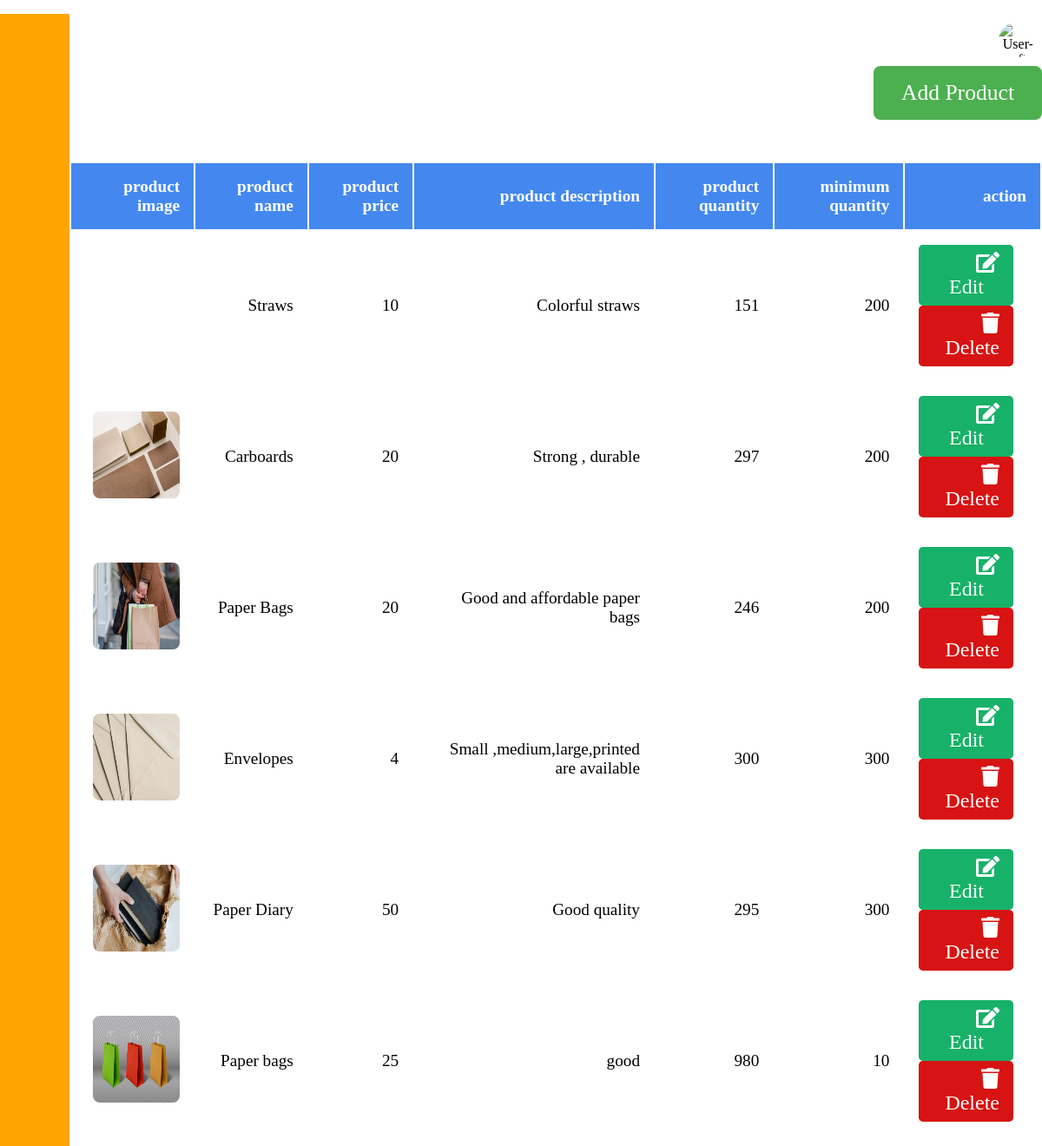
The app's page /productaddtrial.php (signed in) with its own data.
### tables this page shows
CREATE TABLE IF NOT EXISTS `product` (
  `p_id` int NOT NULL AUTO_INCREMENT,
  `product_name` varchar(30) NOT NULL,
  `product_qty` int NOT NULL,
  `amount` float NOT NULL,
  `image` varchar(150) DEFAULT NULL,
  `description` varchar(100) DEFAULT NULL,
  `min_qty` int NOT NULL,
  `added_to_home` enum('Yes','No') NOT NULL DEFAULT 'No',
  PRIMARY KEY (`p_id`)
);

### productaddtrial.php (the view, shortened to what this page needs)
<!DOCTYPE html>
<html>
    <head>
        <link rel="stylesheet" href="productaddtrial.css">
    </head>
    <body>
        <div class="container">
            <div class="navigation active">
                <ul>
                    <li>
                        <a href="#">
                            <span class="icon">
                            </span>
                            <span class="title">Paperic</span>
                        </a>
                    </li>
                    <li>
                        <a href="admin.php">
                            <span class="icon">
                            </span>
                            <span class="title">Dashboard</span>
                        </a>
                    </li>
                    <li>
                        <a href="customers.php">
                            <span class="icon">
                            </span>
                            <span class="title">Customer</span>
                        </a>
                    </li>
                    <li>
                        <a href="#">
                            <span class="icon">
                            </span>
                            <span class="title">Products</span>
                        </a>
                    </li>
                    <li>
                        <a href="addproducttohome.php">
                            <span class="icon">
                            </span>
                            <span class="title">Help</span>
                        </a>
                    </li>
                    <li>
                    <a href="myprofile.php">
                            <span class="icon">
                            </span>
                            <span class="title">Profile</span>
                        </a>
                    </li>
                    <li>
                        <a href="productrestock.php">
                            <span class="icon">
                            </span>
                            <span class="title">Product Restock</span>
                        </a>
                    </li>
                    <li>
    <a href="#" onclick="confirmSignOut()">
        <span class="icon">
        </span>
        <span class="title">Sign Out</span>
    </a>
</li>
                </ul>
            </div>
            <div class="main active">
    <div class="topbar">
        <div class="toggle">
        </div>
        <div class="user">
            <?php
            $conn = mysqli_connect("localhost", "root", "", "Paperic");
            if (isset($_SESSION['customer_id'])) {
                $c_id = $_SESSION['customer_id'];
                $retrieve_user_query = "SELECT * FROM Customer WHERE c_id = $c_id";
                $result = mysqli_query($conn, $retrieve_user_query);
                if (mysqli_num_rows($result) == 1) {
                    $row = mysqli_fetch_assoc($result);
                    $profile_image = $row['profile_image'];
                    $image_source = $profile_image ? 'Profileimages/' . $profile_image : 'https://img.freepik.com/free-vector/man-profile-account-picture_24908-81754.jpg?t=st=1710678805~exp=1710682405~hmac=2ce8bd7c92f6bec41a586cc89b0ed0284e423c367e9d54eb444bada809536cf8&w=740';
                    echo '<img src="' . $image_source . '" class="img-radius" alt="User-Profile-Image">';
                } else {
                    echo '<div>User not found.</div>';
                }
            } else {
                echo '<div>User ID not set in session.</div>';
            }
            ?>
        </div>
    </div>
<!DOCTYPE html>
<html lang="en">
<head>
   <link rel="stylesheet" href="https://cdnjs.cloudflare.com/ajax/libs/font-awesome/5.15.4/css/all.min.css">
</head>
<body>
<button id="popupButton" class="btn">Add Product</button>
</body>
</html>
<?php
$servername = "localhost";
$username_db = "root";
$password_db = "";
$dbname = "paperic";
$conn = new mysqli($servername, $username_db, $password_db, $dbname);
?>
<!DOCTYPE html>
<html lang="en">
<head>
   <link rel="stylesheet" href="https://cdnjs.cloudflare.com/ajax/libs/font-awesome/5.15.4/css/all.min.css">
</head>
<body>
   <?php
   $select = mysqli_query($conn, "SELECT * FROM Product");
   ?>
   <div class="product-display">
      <table class="product-display-table">
         <thead>
         <tr>
            <th>product image</th>
            <th>product name</th>
            <th>product price</th>
            <th>product description</th>
            <th>product quantity</th>
            <th>minimum quantity</th>
            <th>action</th>
         </tr>
         </thead>
         <?php while($row = mysqli_fetch_assoc($select)){ ?>
         <tr>
            <td><img src="images/<?php echo $row['image']; ?>" height="100" alt=""></td>
            <td><?php echo $row['product_name']; ?></td>
            <td><?php echo $row['amount']; ?></td>
            <td><?php echo $row['description']; ?></td>
            <td><?php echo $row['product_qty']; ?></td>
            <td><?php echo $row['min_qty']; ?></td>
<td>
    <a href="productupdate.php?edit=<?php echo $row['p_id']; ?>" class="btn edit-btn">
        <i class="fas fa-edit"></i> Edit&nbsp; &nbsp;
    </a><br>
    <a href="productaddtrial.php?delete=<?php echo $row['p_id']; ?>" class="btn delete-btn">
        <i class="fas fa-trash"></i> Delete
    </a>
</td>
         </tr>
      <?php } ?>
      </table>
   </div>
</div>
</body>
</html>

### productaddtrial.css (style rules this page uses)
* { font-family: Cambria, Cochin, Georgia, Times, 'Times New Roman', serif; margin: 0; padding: 0; box-sizing: border-box; }
:root { --blue:orange; --white:#fff; --gray:#f5f5f5; --black1:#222; --black2:#999; }
body { min-height: 100vh; overflow-x:hidden; }
.container { position: relative; width: 100%; }
.navigation { position: fixed; width: 300px; height: 100%; background: var(--blue); border-left: 10px solid var(--blue); transition: 0.5s; overflow: hidden; }
.navigation.active { width: 80px; }
.navigation ul { position: absolute; top: 0; left: 0; width: 100%; }
.navigation ul li { position: relative; width: 100%; list-style: none; border-top-left-radius: 30px; border-bottom-left-radius: 30px; }
.navigation ul li:nth-child(1) { margin-bottom: 40px; pointer-events: none; }
.navigation ul li a { position: relative; display: block; width: 100%; display: flex; text-decoration: none; color: var(--white); }
.navigation ul li a .icon { position: relative; display: block; min-width: 60px; height: 60px; line-height: 75px; text-align: center; }
.navigation ul li a .title { position: relative; display: block; padding: 0 10px; height: 60px; line-height: 60px; text-align: start; white-space: normal; }
.main { position: absolute; width: calc(100% - 300px); left: 300px; min-height: 100vh; background: var(--white); transition: 0.5s; }
.main.active { width: calc(100% - 80px); left: 80px; }
.topbar { width: 100%; height: 60px; display: flex; justify-content: space-between; align-items: center; padding: 0 10px; }
.toggle { position: relative; width: 60px; height: 60px; display: flex; justify-content: center; align-items: center; font-size: 2.5rem; cursor: pointer; }
.user { position: relative; width: 40px; height: 40px; border-radius: 50%; overflow: hidden; cursor: pointer; }
.user img { position: absolute; top: 0; left: 0; width: 100%; height: 100%; object-fit: cover; }
.product-display { margin: 3rem 0; }
.product-display .product-display-table th { background: #4488ef; color: var(--white); }
.product-display .product-display-table th, .product-display .product-display-table td { padding: 1.0rem; font-size: 1.2rem; border-bottom: var(--border); }
.product-display .product-display-table td img { max-width: 100px; max-height: 100px; border-radius: 0.5rem; }
.product-display .product-display-table .btn { text-decoration:none; padding: 0.5rem 1rem; border-radius: 0.3rem; cursor: pointer; font-size: 1.5rem; transition: background-color 0.3s ease; }
.product-display .product-display-table .edit-btn { background: #17B169; color: var(--white); }
.product-display .product-display-table .delete-btn { background: #D71313; color: var(--white); }
.product-display .product-display-table td { height:70px; }
.product-display .product-display-table .edit-btn, .product-display .product-display-table .delete-btn { display: inline-block; padding: 0.5rem 1rem; border-radius: 0.3rem; cursor: pointer; font-size: 1.5rem; transition: background-color 0.3s ease; margin-right: 15px; }
.container { text-align: right; margin-bottom: 1rem; }
#popupButton { background-color: #4CAF50; border: none; color: white; padding: 1rem 2rem; text-align: center; text-decoration: none; display: inline-block; font-size: 1.6rem; border-radius: 0.5rem; cursor: pointer; transition-duration: 0.4s; }

### records on screen
product: product_name "Straws", amount "10", description "Colorful straws", product_qty "151", min_qty "200"
product: image (picture), product_name "Carboards", amount "20", description "Strong , durable", product_qty "297", min_qty "200"
product: image (picture), product_name "Paper Bags", amount "20", description "Good and affordable paper bags", product_qty "246", min_qty "200"
product: image (picture), product_name "Envelopes", amount "4", description "Small ,medium,large,printed are available", product_qty "300", min_qty "300"
product: image (picture), product_name "Paper Diary", amount "50", description "Good quality", product_qty "295", min_qty "300"
product: image (picture), product_name "Paper bags", amount "25", description "good", product_qty "980", min_qty "10"
